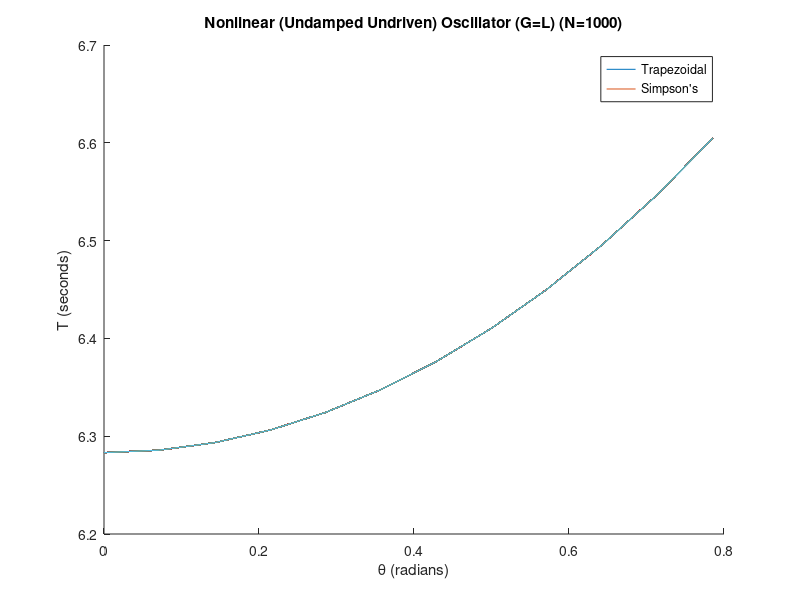

The MATLAB source for this figure:
% Daniel Bristow
% PHYS 430

% HOMEWORK 4

clear;
close all;

%% Constants and Arrays

N = 1000; % Number of intervals in integral (integer at least 2)
NUM_THETA = 12; % Number of theta plotted

G = 9.8;
L = 9.8;

D_THETA = (pi/4)/(NUM_THETA-1);
THETA_MIN = 0;
THETA_MAX = pi/4;
theta_array = THETA_MIN : D_THETA : THETA_MAX;
a_array = sin(theta_array/2);

DX = (pi/2)/(N-1);
X_MIN = 0;
X_MAX = pi/2;
x_array = X_MIN : DX : X_MAX;

k_integrand_array = zeros(length(a_array),N);

for j = 1:length(a_array)
    
    k_integrand_array(j,:) = (1-(a_array(j)^2).*sin(x_array)).^(-1/2);
    
end

%% Trapezoidal Loop

t_trapz_loop = zeros(size(a_array));

for k = 1:length(a_array)
    
    trapz_array = zeros(size(x_array));

    for j = 1:length(x_array)

        if x_array(j) == X_MIN || x_array(j) == X_MAX

            trapz_array(j) = (1/2)*k_integrand_array(k,j);

        else

            trapz_array(j) = k_integrand_array(k,j);

        end

    end

    trapz_array = trapz_array*DX;

    t_trapz_loop(k) = 4*sqrt(L/G)*sum(trapz_array);

end

%% Built-in Trapezoidal

% We verify that our trapezoidal loop is correct with the built-in function
% Eelemets of t_trapz_loop are equal to respective elements of t_trapz_func

t_trapz_func = zeros(size(a_array));

for k = 1:length(a_array)
        
    t_trapz_func(k) = 4*sqrt(L/G)*trapz(x_array, k_integrand_array(k,:));
    
end


%% Simpson's Rule

% Understanding the Romberg table helps to develop this loop
% Refer to (E.12)

simpson_k_integrand_array = zeros(length(a_array),(length(x_array)-1));

for k = 1:length(a_array)
   
    for j = 1:(length(x_array)-1)
        
        r_jp1_1 = k_integrand_array(k,j+1);
        r_j_1 = k_integrand_array(k,j);
        
        r_jp1_2 = r_jp1_1 + (r_jp1_1-r_j_1)/3;
        
        simpson_k_integrand_array(k,j)= r_jp1_2;
    
    end
    
end

simpson_array = simpson_k_integrand_array*DX;

t_simpson_loop = zeros(size(simpson_array));

for k = 1:length(a_array)
    
    t_simpson_loop(k,:) = 4*sqrt(L/G)*sum(simpson_array(k,:));
    
end

%% Comparison of Methods (Plot)

% We find that in the case where theta is 0, the period is 2pi

figure (1)

hold on

plot(theta_array, t_trapz_loop)
plot(theta_array, t_simpson_loop)

title(strcat('Nonlinear (Undamped Undriven) Oscillator (G=L) (N=', num2str(N), ')'))
xlabel('\theta (radians)')
ylabel('T (seconds)')

legend("Trapezoidal", "Simpson's")

hold off
